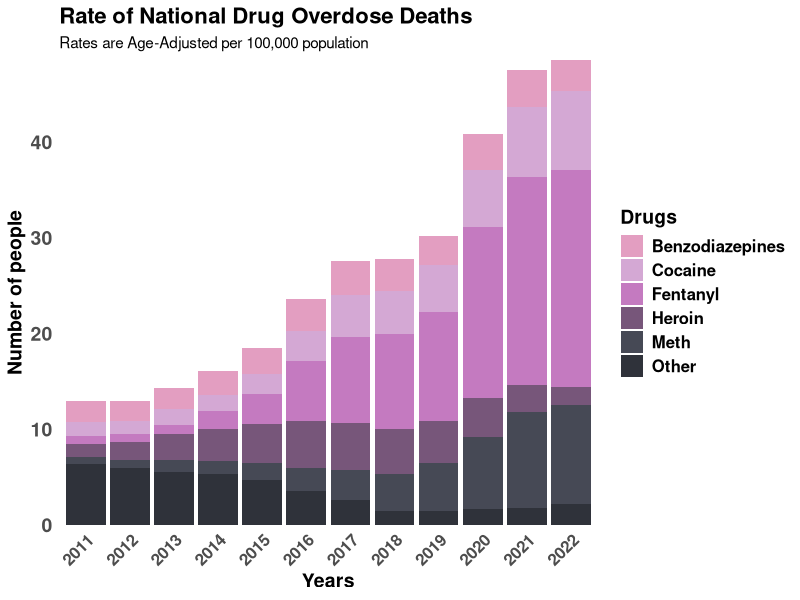

Write R code to recreate this figure.
library(dplyr)
library(tidyr)
library(ggplot2)


#Creating data frame
df <- read.csv("twd_csv.csv", sep=";")
df2 <- df %>% filter(!grepl("Male", Data) & !grepl("Female", Data) & !endsWith(Data, "WITHOUT Synthetic Opioids other than Methadone") & !endsWith(Data, "AND Synthetic Opioids other than Methadone"));
df3 <- df2[-c(3,6, 7, 8),-c(26)]
df3$Data <- c("Total Overdose Deaths", "Any Opioid", "Fentanyl", "Heroin", "Cocaine", "Cocaine + Any Opioid", "Cocaine w/o Opioids", "Meth & SAP", "Meth & SAP + Any Opioid", "Meth & SAP w/o Opioids", "Benzodiazepines", "Benzodiazepines + Any Opioid", "Benzodiazepines w/o Opioids", "Antidepressants", "Antidepressants + Any Opioid", "Antidepressants w/o Opioids")
df4 <- df3[-c(5,8,11,14), ]
df5 <- t(df4)
colnames(df5)<- df5[1,]
df6 <- as.data.frame(df5[-1, , drop = FALSE])

df7 <- df6 %>% mutate(across(everything(), ~ as.numeric(gsub(",", ".", .)))) %>%
  mutate(`Any Opioid` = round(`Any Opioid` - `Fentanyl` - `Heroin`, digits=2)) %>% mutate(`Any Opioid` = ifelse(`Any Opioid` < 0, 0, `Any Opioid`)) %>%
  rename(`Other Opioids` = `Any Opioid`)
years <- rownames(df7)
colnames <- colnames(df7)
df8 <- expand.grid(year = years, drug = colnames)
df9 <- df8 %>%
  mutate(
    value = mapply(function(y, d) df7[y, d], as.character(year), as.character(drug))
  )

#Choosing color palette
palette <- c(  "#E39EC1", "#D4A8D4", "#C47AC0", "#77567A", "#464955","#2F323A", "#C47AC0")
#Final mutates
df10 <- df9 %>% filter(drug != "Total Overdose Deaths") %>% mutate(year  = as.character(year)) %>% mutate(year = substr(year, nchar(year) - 3, nchar(year)))
df11 <- df10 %>% filter(as.numeric(year)> 2010)
df12 <- df11 %>%
  mutate(drug = case_when(
    drug %in% c("Other Opioids", "Antidepressants") ~ "Other",
    drug %in% c("Cocaine + Any Opioid", "Cocaine w/o Opioids") ~ "Cocaine",
    drug %in% c("Meth & SAP w/o Opioids", "Meth & SAP + Any Opioid") ~ "Meth",
    drug %in% c("Benzodiazepines w/o Opioids", "Benzodiazepines + Any Opioid") ~ "Benzodiazepines",
    drug %in% c("Antidepressants + Any Opioid", "Antidepressants w/o Opioids") ~ "Other",
    TRUE ~ drug
  ))

#Creating our plot
ggplot(df12, aes(x = year, y = value, fill = drug)) +
  geom_col() +
  labs(
    title = "Rate of National Drug Overdose Deaths",
    subtitle = "Rates are Age-Adjusted per 100,000 population",
    y = "Number of people",
    x = "Years",
    fill = "Drugs"
  ) +
  scale_fill_manual(values = palette) +
  scale_y_continuous(expand = c(0, 0)) +
  theme_minimal() +
      theme(
        panel.grid.major = element_blank(),
        panel.grid.minor = element_blank(),
        axis.title = element_text(size = 14, face = "bold"),
        axis.text = element_text(size = 14, face = "bold"),
        plot.title = element_text(size = 16, face = "bold"),
        axis.text.x = element_text(size = 12, angle = 45, hjust = 1),
        strip.text = element_text(size = 14, face = "bold"),
        legend.title = element_text(size = 14, face = "bold"),
        legend.text = element_text(size = 12, face = "bold")
      )

